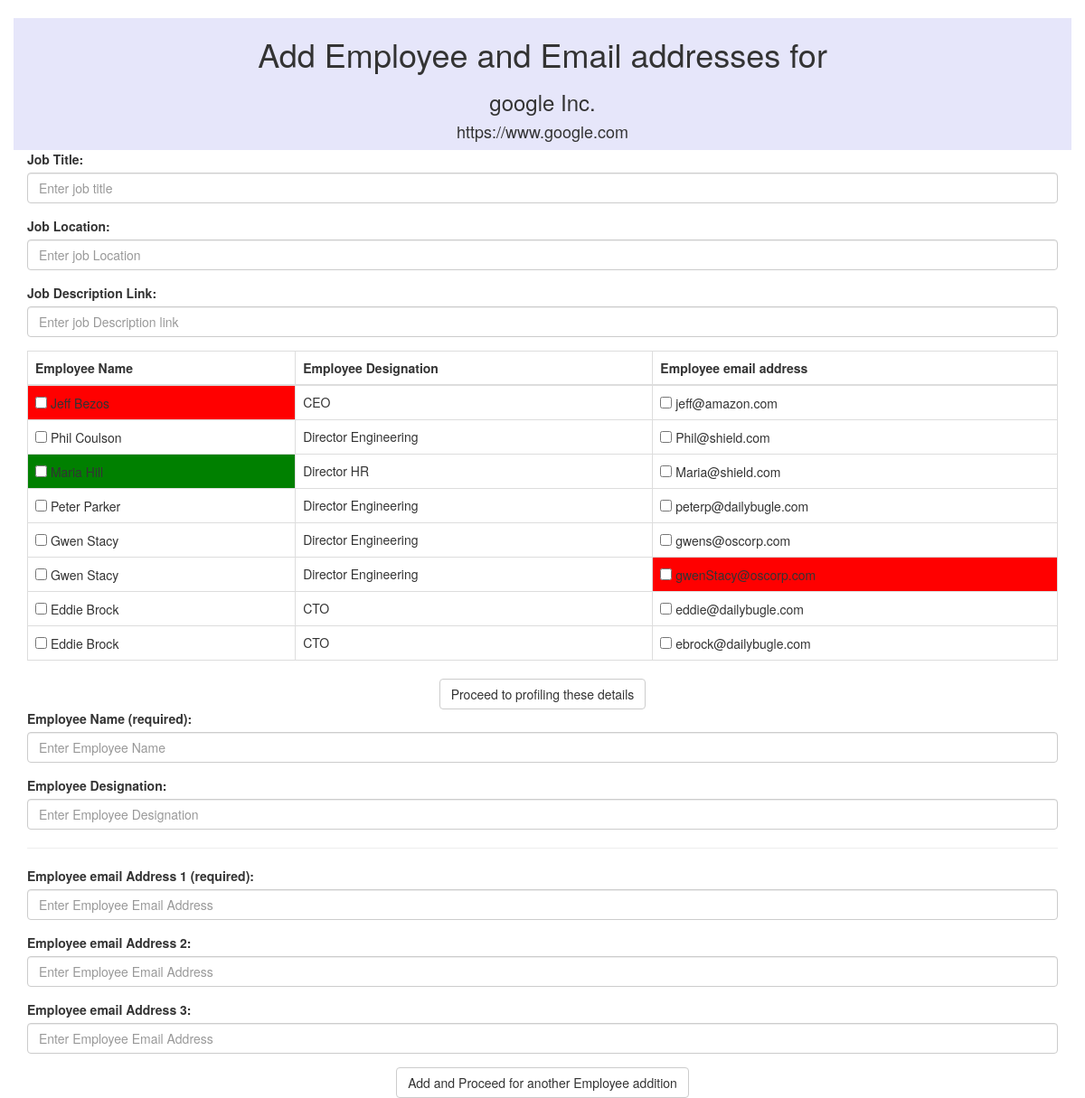
/ezonera1/empAdd.php?compID=1, run on the app's committed database.
### tables this page shows
CREATE TABLE `empname` (
  `EmpID` int(10) NOT NULL,
  `CompID` int(10) NOT NULL,
  `EmpName` text NOT NULL,
  `EmpDesig` text,
  `EmpStatus` text,
  `EmpPhone` varchar(20) DEFAULT NULL
);

CREATE TABLE `empemail` (
  `EmpEmailID` int(10) NOT NULL,
  `EmpID` int(10) NOT NULL,
  `EmpEmail` varchar(300) NOT NULL,
  `EmpEmailStatus` text
);

### ezonera1/empAdd.php (the view, shortened to what this page needs)
<?php
$comp_ID=$_GET['compID'];
function row_creator($arr)
{
$table_row="<tr>
<td data-toggle='tooltip' title='". $arr[4] ."' class='". $arr[4] ."'> <input type='checkbox' name='empArray[]' value='". $arr[2] ."'> ". $arr[3] ."</td><td>". $arr[5] ."</td>
<td data-toggle='tooltip' title='". $arr[8] ."' class='". $arr[8] ."'> <input type='checkbox' name='emailArray[]' value='". $arr[6] ."'> ". $arr[7] ."</td>
</tr>";
echo $table_row;
}
require 'dbconn.php';
$select_query="SELECT compname.CompName, compname.CompSite, empname.EmpID, `empname`.`EmpName`, empname.EmpStatus, `empname`.`EmpDesig`, empemail.EmpEmailID, `empemail`.`EmpEmail`, empemail.EmpEmailStatus FROM `empname`, `empemail`, compname WHERE empname.EmpID=empemail.EmpID and compname.CompID=".$comp_ID;
$result=$mysqli->query($select_query);
?>
<!DOCTYPE html>
<html>
<head>
	<link rel="stylesheet" href="https://maxcdn.bootstrapcdn.com/bootstrap/3.3.7/css/bootstrap.min.css">
</head>
<body>
	<div class="container" style="margin-top: 20px;">
		<div class="row">
			<div class="col-sm-12" style="background-color:lavender;">
				<h1 style="text-align: center;">Add Employee and Email addresses for</h1>
				<h3 style="text-align: center;" id="compNameHeading">
				</h3>
				<h4 style="text-align: center;" id="compSiteHeading">
				</h4>
			</div>
		</div>
		<div class="row">
			<div class="col-sm-12">
				<form method="post" action="LogInsertBack.php?comp=<?php echo $comp_ID; ?>">
					<div class="form-group">
						<label for="jobTitle">Job Title:</label>
						<input type="text" class="form-control" id="jobTitle" placeholder="Enter job title" name="job_title">
					</div>
					<div class="form-group">
						<label for="jobLoc">Job Location:</label>
						<input type="text" class="form-control" id="jobLoc" placeholder="Enter job Location" name="job_loc">
					</div>
					<div class="form-group">
						<label for="JDLink">Job Description Link:</label>
						<input type="text" class="form-control" id="JDLink" placeholder="Enter job Description link" name="JD_link" maxlength="2000">
					</div>
					<table class="table table-bordered">
						<thead>
							<tr>
								<th>Employee Name</th>
								<th>Employee Designation</th>
								<th>Employee email address</th>
							</tr>
						</thead>
						<tbody>
							<?php
							if($result->num_rows==0)
							{
								echo "No Records Found";
							}
							else
							{
							$counter=1;
							while ($row=$result->fetch_array()) {
								if($counter==1)
								{
									echo row_creator($row);
								}
								else
								{
									echo row_creator($row);
								}
								$counter++;
							}
						}
							?>
						</tbody>
					</table>
					<button type="submit" class="btn btn-default center-block">Proceed to profiling these details</button>
			</form>
			</div>
		</div>
		<div class="row">
			<div class="col-sm-12">
				<form method="post" action="empAddBack.php?comp=<?php echo $comp_ID; ?>">
						<div class="form-group">
						<label for="empName">Employee Name (required): </label>
						<input type="text" class="form-control" id="empName" placeholder="Enter Employee Name" name="emp_Name" maxlength="100" required>
					</div>
					<div class="form-group">
						<label for="empDesignation">Employee Designation: </label>
						<input type="text" class="form-control" id="empDesignation" placeholder="Enter Employee Designation" name="emp_desig" maxlength="100">
					</div>
					<hr size="20">
					<div class="form-group">
						<label for="empEmail1">Employee email Address 1 (required): </label>
						<input type="email" class="form-control" id="empEmail1" placeholder="Enter Employee Email Address" name="emp_Email1" maxlength="300" required="true">
					</div>
					<div class="form-group">
						<label for="empEmail2">Employee email Address 2: </label>
						<input type="email" class="form-control" id="empEmail2" placeholder="Enter Employee Email Address" name="emp_Email2" maxlength="300">
					</div>
					<div class="form-group">
						<label for="empEmail3">Employee email Address 3: </label>
						<input type="email" class="form-control" id="empEmail3" placeholder="Enter Employee Email Address" name="emp_Email3" maxlength="300">
					</div>
					<button type="submit" class="btn btn-default center-block">Add and Proceed for another Employee addition</button>
				</form>
			</div>
		</div>
	</div>
</body>
</html>

### ezonera1/empAdd.php (style rules this page uses)
.DNC, .incorrect { background-color: red; }
.point-of-Contact { background-color: green; }

### data on the page
empname: EmpName "Jeff Bezos", EmpDesig "CEO", empemail.EmpEmail "jeff@amazon.com"
empname: EmpName "Phil Coulson", EmpDesig "Director Engineering", empemail.EmpEmail "Phil@shield.com"
empname: EmpName "Maria Hill", EmpDesig "Director HR", empemail.EmpEmail "Maria@shield.com"
empname: EmpName "Peter Parker", EmpDesig "Director Engineering", empemail.EmpEmail "peterp@dailybugle.com"
empname: EmpName "Gwen Stacy", EmpDesig "Director Engineering", empemail.EmpEmail "gwens@oscorp.com", empemail.EmpEmail "gwenStacy@oscorp.com"
empname: EmpName "Eddie Brock", EmpDesig "CTO", empemail.EmpEmail "eddie@dailybugle.com", empemail.EmpEmail "ebrock@dailybugle.com"
